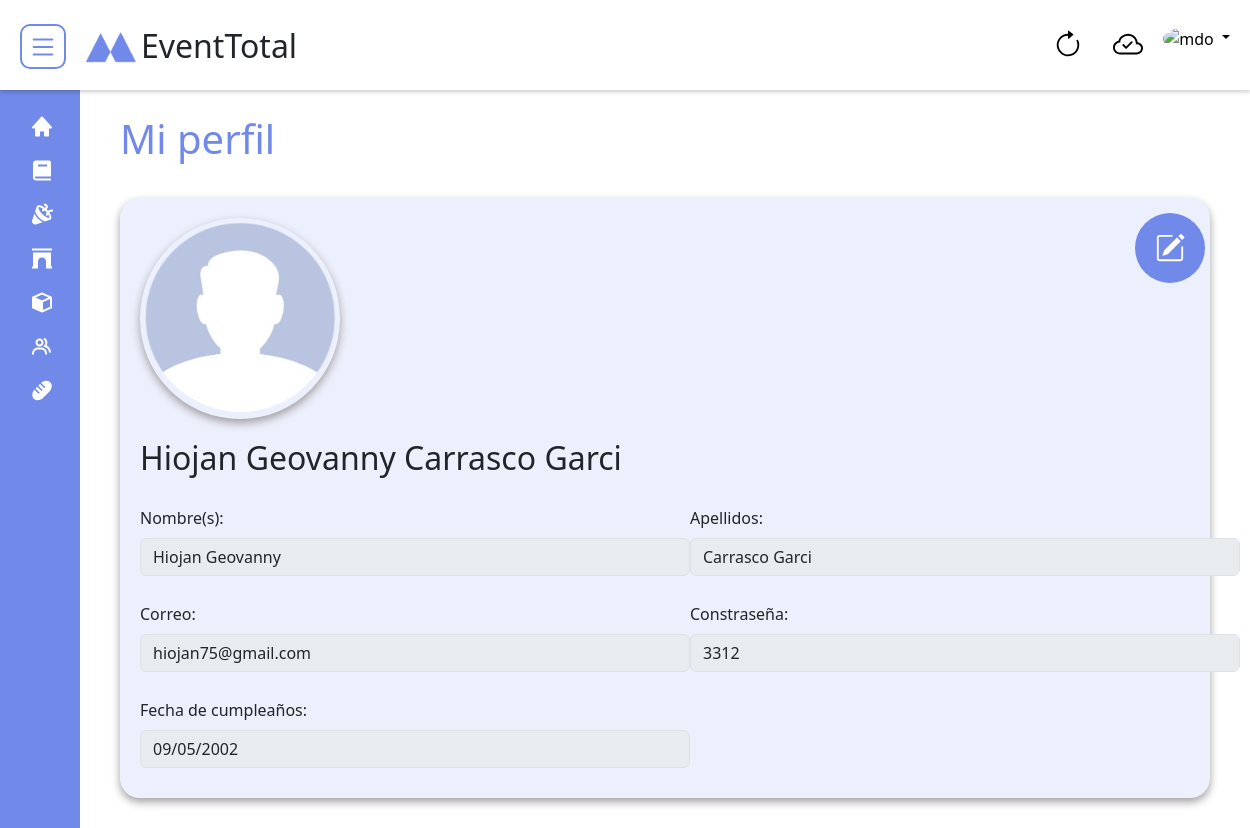
The app's page /Profile/ (signed in) with its own data.
### tables this page shows
CREATE TABLE `usuarios_eventtotal` (
  `id_u` int(11) NOT NULL,
  `nombres_u` varchar(60) NOT NULL,
  `apellidos_u` varchar(60) NOT NULL,
  `cumpleainos_u` date NOT NULL,
  `correo_u` varchar(30) NOT NULL,
  `contrasenia_u` varchar(50) NOT NULL,
  `roll_u` varchar(30) NOT NULL,
  `foto_u` varchar(35) NOT NULL,
  `intentos_u` int(3) NOT NULL,
  `restriccion_u` varchar(10) NOT NULL
);

### config/database.php (called while the page is built, shortened)
<?php
class Connection
{
    private $host = "localhost";
    private $user = "root";
    private $password = "";
    private $dataBase = "eventtotal_db";
    private $conn;
    public function __construct()
    {
        $this->conn =  new mysqli($this->host, $this->user, $this->password, $this->dataBase);
    }
    public function getConn()
    {
        return $this->conn;
    }
}

### models/profile-user-eventtotal-model.php (called while the page is built, shortened)
<?php
require('../config/database.php');
class Profile
{
    private $connect;
    public function __construct()
    {
        $ObjectCon = new Connection;
        $this->connect = $ObjectCon->getConn();
    }
    public function getInformation($email)
    {
        $query_information = "SELECT * FROM usuarios_eventtotal WHERE correo_u='$email'";
        $result = $this->connect->query($query_information);
        if ($result->num_rows === 1) {
            $datos = $result->fetch_assoc();
            return $datos;
        } else {
            return null;
        }
    }
}

### views/profile-user-eventtotal-view.php (the view, shortened to what this page needs)
<!DOCTYPE html>
<html lang="en">
<head>
    <link href="https://cdn.jsdelivr.net/npm/bootstrap@5.3.0/dist/css/bootstrap.min.css" rel="stylesheet">
    <link href='https://unpkg.com/boxicons@2.1.4/css/boxicons.min.css' rel='stylesheet'>
    <link rel="stylesheet" href="../assets/css/style-general-min.css">
    <link rel="stylesheet" href="../assets/css/style-profile-min.css">
</head>
<body>
    <nav class="fixed-top">
        <div id="content-right">
            <button class="btn-menu" id="btnMenu">
                <svg class="bi pe-none" width="30" height="30" role="img" aria-label="Home">
                    <use xlink:href="#menu" />
                </svg>
            </button>
            <img src="../assets/images/logotipo-main-curt.png" alt="logotipo" width="60px" height="auto">
            <h2>EventTotal</h2>
        </div>
        <div id="content-left">
            <button class="btn-recargar" id="btnRecargar" title="Actualizar">
                <svg class="bi pe-none" width="30" height="30" role="img" aria-label="Home">
                    <use xlink:href="#recargar" />
                </svg>
            </button>
            <div class="btn-recargar" id="divConnection" title="Estado de conexion">
                <svg class="bi pe-none" width="30" height="30" role="img" aria-label="Home">
                    <use xlink:href="#cloud" />
                </svg>
            </div>
            <div class="dropdown" style="margin-top: 5px;">
                <a href="#" class="d-block link-body-emphasis text-decoration-none dropdown-toggle" data-bs-toggle="dropdown" aria-expanded="false">
                    <img src="https://github.com/mdo.png" alt="mdo" width="40" height="40" class="rounded-circle">
                </a>
            </div>
        </div>
    </nav>
    <div class="sidebar d-flex" id="asidebar-main">
        <ul class="nav d-block">
            <li>
                <a href="../Home/">
                    <i class='bx bxs-home'></i>
                </a>
            </li>
            <li>
                <a href="../Recetario/">
                    <i class='bx bxs-book'></i>
                </a>
            </li>
            <li>
                <a href="./events-eventease.html">
                    <i class='bx bxs-party'></i>
                </a>
            </li>
            <li>
                <a href="../Salones/">
                    <i class='bx bxs-arch'></i>
                </a>
            </li>
            <li>
                <a href="../Inventory/">
                    <i class='bx bxs-cube'></i>
                </a>
            </li>
            <li>
                <a href="../Users/">
                    <i class='bx bx-group'></i>
                </a>
            </li>
            <li>
                <a href="../Insumos/">
                    <i class='bx bxs-baguette'></i>
                </a>
            </li>
        </ul>
    </div>
    <div class="wrapper" id="contenedor-main">
        <h1>Mi perfil</h1>
        <div class="information-profile-content">
            <form action="../Update-Profile/" method="post">
                <div id="editar-boton">
                    <button class="btnEdit" id="btnEditar">
                        <svg class="bi pe-none edit" width="30" height="30" role="img" aria-label="Home">
                            <use xlink:href="#edit" />
                        </svg>
                    </button>
                </div>
                <fieldset disabled="" id="deshabilitar">
                    <div class="section-infotmation-profile-header">
                        <img src="../assets/images/user_icon.png" alt="photo-profile">
                        <h2><?php echo $Dates['nombres_u'] ?> <?php echo $Dates['apellidos_u'] ?></h2>
                    </div>
                    <div class="section-information-profile-dates">
                        <div class="section-infotmation-profile">
                            <div class="mb-3">
                                <label for="disabledTextInput" class="form-label">Nombre(s):</label>
                                <input type="text" class="form-control" value="<?php echo $Dates['nombres_u'] ?>" name="nombress" id="nombress">
                            </div>
                            <div class="mb-3">
                                <label for="disabledTextInput" class="form-label">Apellidos:</label>
                                <input type="text" class="form-control" value="<?php echo $Dates['apellidos_u'] ?>" name="apellidoss" id="apellidoss">
                            </div>
                        </div>
                        <div class="section-infotmation-profile">
                            <div class="mb-3">
                                <label for="disabledTextInput" class="form-label">Correo:</label>
                                <input type="text" class="form-control" value="<?php echo $Dates['correo_u'] ?>" name="correoss" id="correoss">
                            </div>
                            <div class="mb-3">
                                <label for="disabledTextInput" class="form-label">Constraseña:</label>
                                <input type="text" class="form-control" value="<?php echo $Dates['contrasenia_u'] ?>" name="contraseniaa" id="contraseniaa">
                            </div>
                        </div>
                        <div class="section-infotmation-profile">
                            <div class="mb-3">
                                <label for="disabledTextInput" class="form-label">Fecha de cumpleaños:</label>
                                <input type="date" class="form-control" value="<?php echo $Dates['cumpleainos_u'] ?>" name="cumpleanioss" id="cumpleanioss">
                            </div>
                        </div>
                    </div>
                </fieldset>
            </form>
        </div>
    </div>
</body>
</html>

### assets/css/style-general-min.css (style rules this page uses)
nav { background-color: white; box-shadow: 0 2px 4px rgba(0, 0, 0, 0.2); display: flex; flex-direction: row; justify-content: space-between; padding: 20px 20px; height: 90px; }
#content-right { display: flex; flex-direction: row; }
#content-right button { margin-right: 15px; }
.btn-menu { background: none; border: 2px solid #718ae9; border-radius: 10px; height: 45px; margin-top: 4px; }
.btn-menu svg { fill: #718ae9; }
:root { --main-color: rgb(48, 48, 48); --bg-color: rgb(31, 31, 31); }
.sidebar { width: 80px; background-color: var(--main-color); height: 100vh; position: fixed; background-color: #718ae9; margin-top: auto; }
.sidebar ul { padding: 20px; }
.sidebar ul li { list-style: none; }
.sidebar ul li a { color: #fff; text-decoration: none; display: flex; font-size: 14px; align-items: center; padding: 10px; transition: 0.4s easy; }
.sidebar ul li a i { padding-right: 25px; font-size: 24px; }
.wrapper { margin-top: 5px; position: relative; left: 80px; width: calc( 100% - 80px ); background-color: #ffffff; padding: 30px 40px; margin-top: 85px; }
.wrapper h1 { color: #718ae9; }
#content-right h2 { margin-top: 7px; }
#content-right img { margin-top: 7px; }
#content-left { display: flex; flex-direction: row; gap: 10px; }
#content-left .btn-recargar { background: none; border-radius: 200px; width: 50px; height: 50px; border: none; }
#divConnection { display: grid; place-content: center; }

### assets/css/style-profile-min.css (style rules this page uses)
.information-profile-content { background-color: #7189e922; margin-top: 35px; width: 100%; height: 600px; border-radius: 20px; padding: 20px 20px; box-shadow: 0px 4px 8px rgb(162, 159, 162); }
.information-profile-content img { width: 200px; height: auto; border-radius: 200px; box-shadow: 0px 4px 8px rgb(162, 159, 162); }
.section-infotmation-profile-header { display: flex; flex-direction: column; gap: 20px; }
.section-infotmation-profile { display: flex; flex-direction: row; justify-content: space-between; margin-top: 10px; }
.form-control { width: 550px; }
.section-information-profile-dates { margin-top: 20px; }
.btnEdit { border: none; background-color: #718AE9; position: absolute; border-radius: 400px; padding: 20px 20px; margin-top: 30px; margin-left: 85%; transform: translateX(-50%); transform: translateY(-50%); }
.edit { fill: white; }

### records on screen
usuarios_eventtotal: nombres_u "Hiojan Geovanny", apellidos_u "Carrasco Garci", nombress "Hiojan Geovanny", apellidoss "Carrasco Garci", correoss "hiojan75@gmail.com", contraseniaa "3312", cumpleanioss "09/05/2002"
